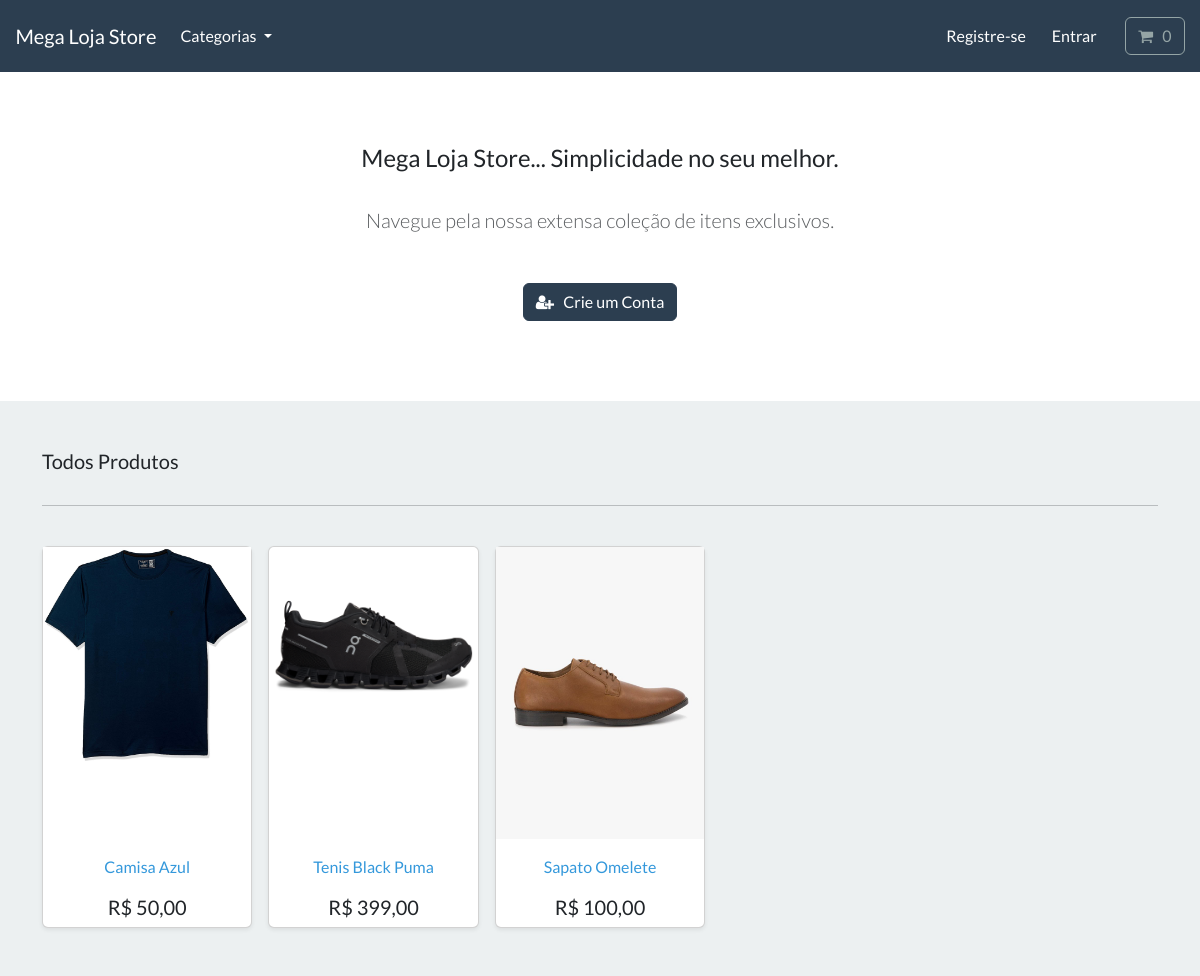
The app's page /, older data.
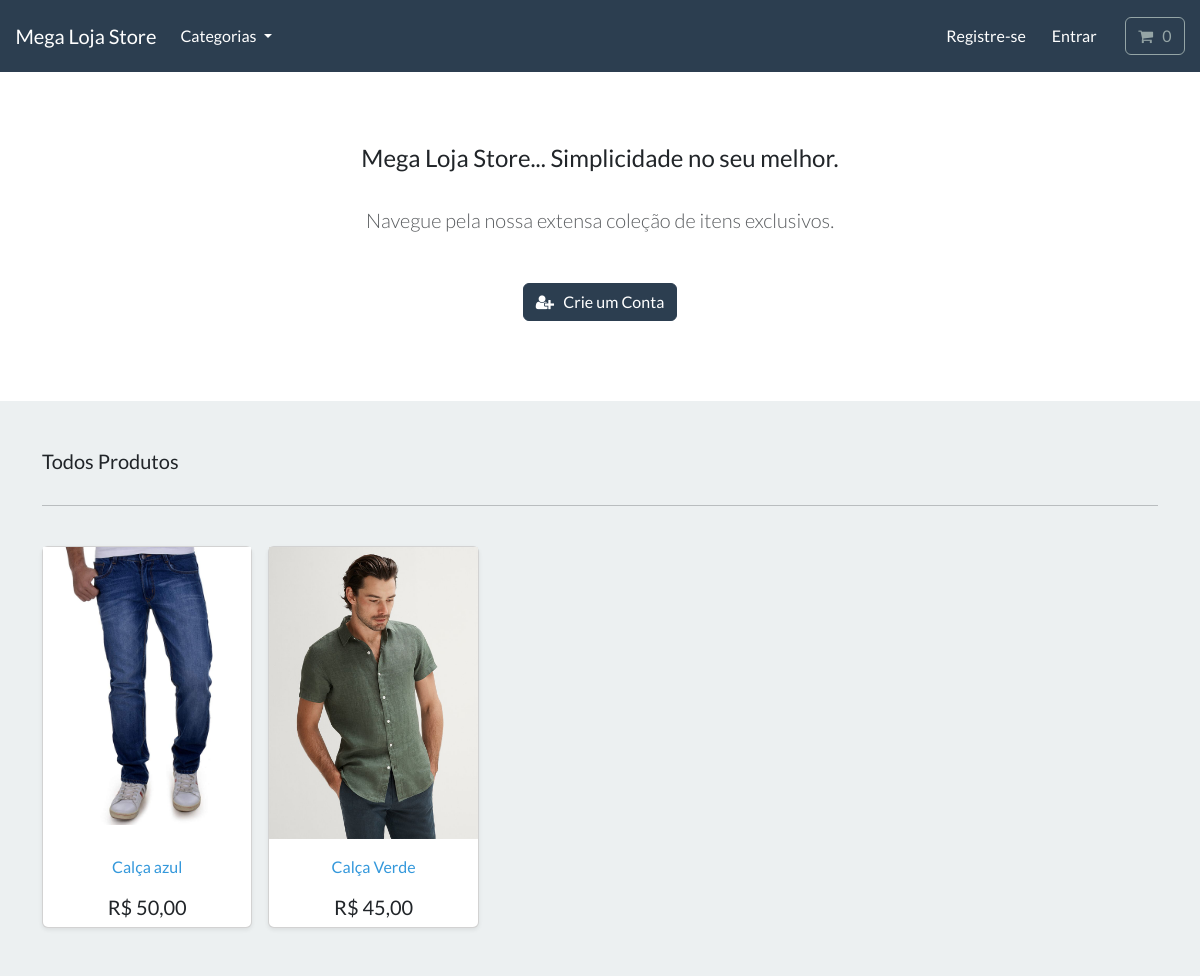
The same page, newer data.
### store/models.py (models this page shows, shortened)
class Product(models.Model):
    category = models.ForeignKey(
        Category, related_name='product', on_delete=models.CASCADE, null=True)
    title = models.CharField(max_length=250)
    brand = models.CharField(max_length=250, default='un_branded')
    description = models.TextField(blank=True)
    slug = models.SlugField(max_length=255)
    price = models.DecimalField(max_digits=6, decimal_places=2)
    image = models.ImageField(upload_to='images/')
    class Meta:
        verbose_name_plural = 'products'
    def get_absolute_url(self):
        return reverse('product-info', args=[self.slug])
    def price_(self):
        return f'{self.price}'.replace('.', ',')

### store/views.py (the view)
# urls.py: path('', include('store.urls')),
def store(request):
    all_products = Product.objects.all()
    context = {'my_products': all_products}
    return render(request, 'store/store.html', context)

### cart/cart.py (called while the page is built)
    def __len__(self):
        return sum(item['qty'] for item in self.cart.values())

### cart/context_processors.py (called while the page is built)
def cart(request):
    return {'cart': Cart(request)}

### store/models.py (called while the page is built)
    def get_absolute_url(self):
        return reverse('list-category', args=[self.slug])

### store/views.py (called while the page is built)
def categories(request):
    all_categories = Category.objects.all()
    return {'all_categories': all_categories}

### store/templates/store/store.html
{% extends "./base.html" %}
{% load static %}
{% block content %}
    <section class="py-4 text-center container">
        <div class="row py-lg-5">
            <div class="col-lg-6 col-md-8 mx-auto">
                <h4> Mega Loja Store... Simplicidade no seu melhor. </h4>
                <br>
                <p class="lead text-muted">
                  Navegue pela nossa extensa coleção de itens exclusivos.
                </p>
                <br>
                <a href="{% url 'register'%}" class="btn btn-primary my-2"> <i class="fa fa-user-plus" aria-hidden="true"></i> &nbsp; Crie um Conta </a>
            </div>
        </div>
    </section>
       <div class="album py-5 bg-light">
        <div class="container">
          <div class="pb-3 h5"> Todos Produtos </div>
          <hr>
          <br>
          <div class="row row-cols-1 row-cols-sm-2 row-cols-md-5 g-3 ">
            {% for product in my_products %}
            <div class="col d-flex">
              <div class="card shadow-sm">
                <a href="{{product.get_absolute_url}}"><img class="img-fluid mx-auto d-block" alt="Responsive image" src="{{product.image.url}}"></a>
                  <div class=" card-body d-flex align-items-end d-flex justify-content-center ">
                    <a class="text-info text-decoration-none " href="{{product.get_absolute_url}}"> {{ product.title | capfirst }} </a>
                </div>
                <h5 class="d-flex justify-content-center"> R$ {{ product.price_ }} </h5>
              </div>
            </div>
            {% endfor %}
          </div>
        </div>
      </div>
{% endblock %}

### store/templates/store/base.html (shortened to what this page needs)
{% load static %}
<!DOCTYPE html>
<html>
    <head>
        <link rel="stylesheet" href="https://bootswatch.com/5/flatly/bootstrap.min.css">
        <link rel="stylesheet" href="https://cdnjs.cloudflare.com/ajax/libs/font-awesome/4.7.0/css/font-awesome.min.css">
        <link rel="stylesheet" href="{% static 'css/styles.css' %}">
    </head>
    <nav class="navbar navbar-expand-lg bg-primary justify-content-center">
        <a class="navbar-brand main-heading text-white" href="{% url 'store' %}">
        &nbsp; &nbsp; Mega Loja Store
        </a>
        <div class="collapse navbar-collapse" id="navbarCollapse">
            <ul class="navbar-nav me-auto mb-2 mb-md-0">
                <li class="nav-item dropdown">
                    <a class="nav-link dropdown-toggle text-white" href="#" id="navbarDropdown" role="button"
                    data-bs-toggle="dropdown" aria-expanded="false">
                        Categorias
                    </a>
                </li>
            </ul>
        </div>
        <div class="collapse navbar-collapse text-center" id="navbarNavDropdown">
            <ul class="navbar-nav ms-auto">
                {% if user.is_authenticated %}
                    <li class="nav-item">
                        <a class="btn btn-alert navbar-btn text-white" type="button"  href="{% url 'dashboard'%}"> <i class="fa fa-home" aria-hidden="true"></i> &nbsp; Painel  </a>
                    </li>
                    {% else %}
                    <li class="nav-item">
                        <a class="btn btn-alert navbar-btn text-white" type="button"  href="{% url 'register' %}"> Registre-se </a>
                    </li>
                {% endif %}
                {% if user.is_authenticated %}
                    <li class="nav-item">
                        <a class="btn btn-alert navbar-btn text-white" type="button"  href="{% url 'user-logout' %}"> <i class="fa fa-sign-out" aria-hidden="true"></i> &nbsp; Sair </a>
                    </li>
                    {% else %}
                        <li class="nav-item">
                            <a class="btn btn-alert navbar-btn text-white" type="button"  href="{% url 'my-login'%}"> Entrar </a>
                        </li>
                 {% endif %}
                <li class="nav-item">
                    <a type="button" role="button" href="{% url 'cart-summary'%}" class="btn btn-outline-secondary">
                        <i class="fa fa-shopping-cart" aria-hidden="true"> </i>
                        <div id="cart-qty" class="d-inline-flex">
                            {% with qty_amount=cart|length %}
                                {% if qty_amount > 0 %}
                                    {{ qty_amount }}
                                    {% else %}
                                        0
                                {% endif %}
                            {% endwith %}
                        </div>
                    </a>
                </li>
            </ul>
        </div>
    </nav>
    <body>
        {% block content %}
        {% endblock %}
    </body>
</html>

Row changes from the older to the newer data that the page shows:
removed Product: image (picture), title "Camisa Azul", price_ "50,00"
removed Product: image (picture), title "Tenis Black Puma", price_ "399,00"
removed Product: image (picture), title "Sapato Omelete", price_ "100,00"
added Product: image (picture), title "Calça azul", price_ "50,00"
added Product: image (picture), title "Calça Verde", price_ "45,00"
